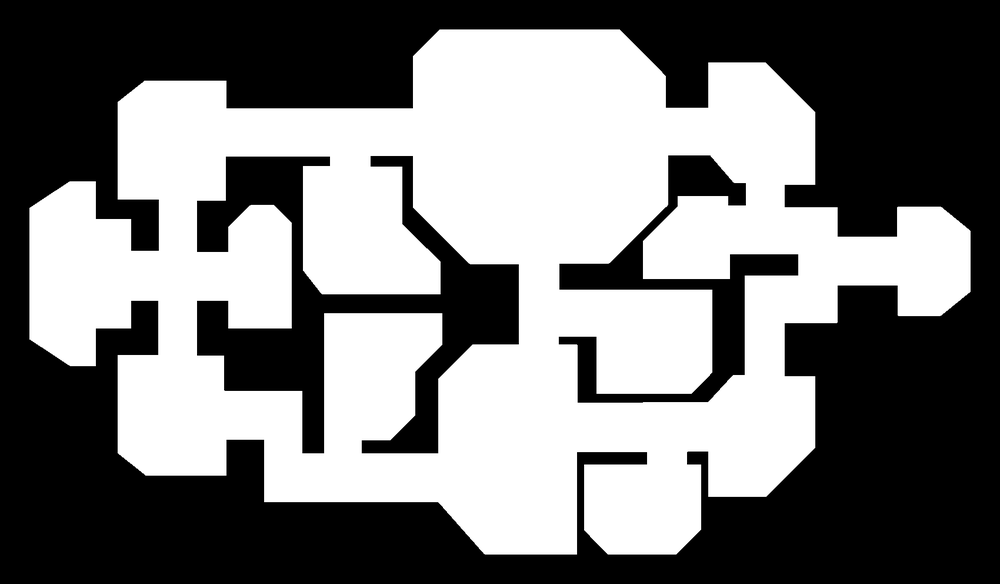
#> input picture a9a53dde0cb2016ee9c4c182c842a5fff3dd1321-input.png, 1000 x 584 px, shrunk from 1700 x 992 before the run
$ python floorgraph.py
#> lines starting #> are read from the running program, lines starting #| are printed output that depends on the picture; after the words box and inside, x2 and y2 are one past the last pixel; in counts of white or black regions, pixels touching at a corner belong together
#!/usr/bin/env python3
import numpy as np
import cv2 as cv

def boundary_points(component):
	"get coordinates of all pixels that are on the edge of the component"
	# this is a kind of simple findContours
	# can probably be replaced by findContours

	shrunk = cv.erode(component.astype(np.uint8), None)
	boundary = component & ~shrunk
	(i, j) = np.nonzero(boundary)
	return np.array([i, j]).T

def on_mouse_lookup(event, x, y, flags, param):
	if flags & cv.EVENT_FLAG_LBUTTON:
		label = labels[y,x]
		adj = graph.get(label, None)
		print(f"label {label} at {x}x{y} <-> {adj}   ", end="\r", flush=True)

def draw_map(title="map"):
	canvas = np.zeros((height, width, 3), np.float32)

	overlays = [] # (index, cx, cy)

	# draw components
	for label in range(1, numlabels+1):
		mask = (labels == label)

		# 0 = blank, then corridor labels, then room labels
		labeltype = 0 if (1 <= label <= numcorridors) else 1

		color = np.array([[1.0, 0.5, 0.0], [0.0, 0.5, 1.0]])[labeltype]

		rellabel = [label, label - numcorridors][labeltype]
		relrange = [numcorridors, numrooms][labeltype]
		canvas[mask] = color * (0.1 + 0.9 * rellabel / relrange)

		# calculate centroid from moments
		m = cv.moments(mask.astype(np.uint8))
		if m['m00'] > 0: # component has any pixels at all
			cx = int(m['m10'] / m['m00'])
			cy = int(m['m01'] / m['m00'])
			overlays.append((label, cx, cy))

	# draw text labels
	for label, cx, cy in overlays:
		text = f"{label}"
		(sx, sy), baseline = cv.getTextSize(text, cv.FONT_HERSHEY_SIMPLEX, 1.0, 2)
		cv.putText(canvas, text, (cx - sx//2, cy + sy//2), cv.FONT_HERSHEY_SIMPLEX, 1.0, (1,1,1), 2)

	# show
	cv.namedWindow(title, cv.WINDOW_AUTOSIZE)
	cv.setMouseCallback(title, on_mouse_lookup)
	cv.imshow(title, canvas ** (1/2.2))


floorplan = cv.imread("a9a53dde0cb2016ee9c4c182c842a5fff3dd1321-input.png", cv.IMREAD_GRAYSCALE)
#> floorplan is the input picture: shape (584, 1000); min 0, max 255, mean 121
(height, width) = floorplan.shape[:2]
#> height = 584; width = 1000

# some of those walls aren't aligned right. kernel shape and iterations are fudge factors
kernel = cv.getStructuringElement(cv.MORPH_RECT, (7,9))
room = cv.morphologyEx(floorplan, cv.MORPH_OPEN, kernel=kernel, iterations=12)
# use an ellipse in the general case. result is less pretty but more robust

# masks
floorplan = (floorplan > 0)
#> floorplan: shape (584, 1000) bool; 49.5% white; 5 white regions, box (x1, y1, x2, y2) and area: (27, 27, 973, 557) 288535, (324, 311, 443, 312) 119, (484, 556, 577, 557) 93, (643, 281, 730, 282) 87, (228, 330, 292, 331) 64
room = (room > 0)
#> room: shape (584, 1000) bool; 26.6% white; 8 white regions, largest, box (x1, y1, x2, y2) and area: (412, 29, 669, 265) 55527, (438, 344, 578, 555) 27747, (117, 354, 225, 476) 12831
corridor = floorplan & ~room
#> corridor: shape (584, 1000) bool; 22.9% white; 19 white regions (2 under 20 px), largest, box (x1, y1, x2, y2) and area: (225, 27, 973, 557) 107167, (117, 200, 294, 354) 17308, (27, 207, 132, 369) 2255

# number contains 0 (background), labels are 0..N-1, with 1..N-1 being object
numcorridors, corridor_labels = cv.connectedComponents(corridor.astype(np.uint8))
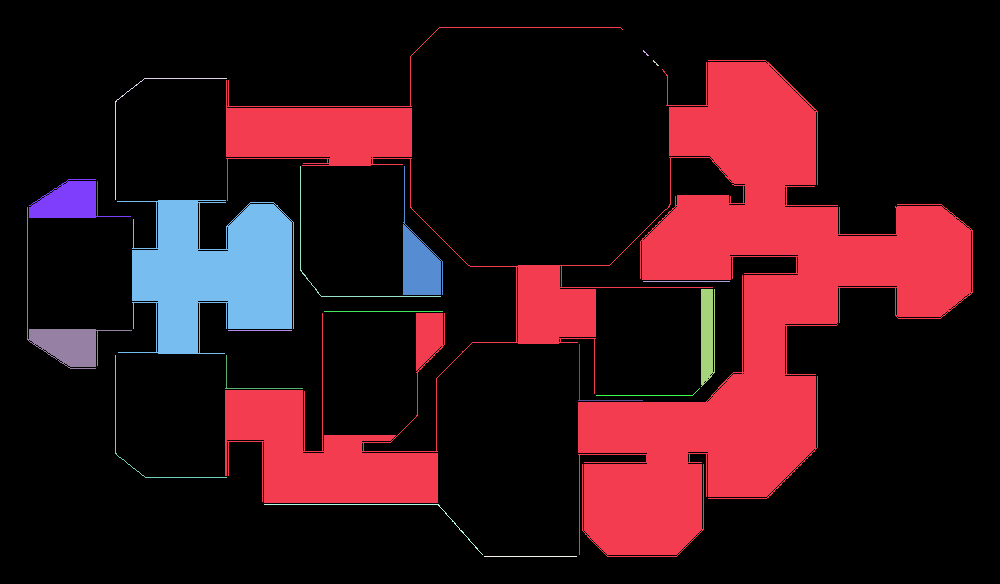
#> corridor_labels: shape (584, 1000) int32; 20 distinct labels, from 0 to 19; one colour per label, 0 black
#> numcorridors = 20
numcorridors -= 1
#> numcorridors = 19
numrooms, room_labels = cv.connectedComponents(room.astype(np.uint8))
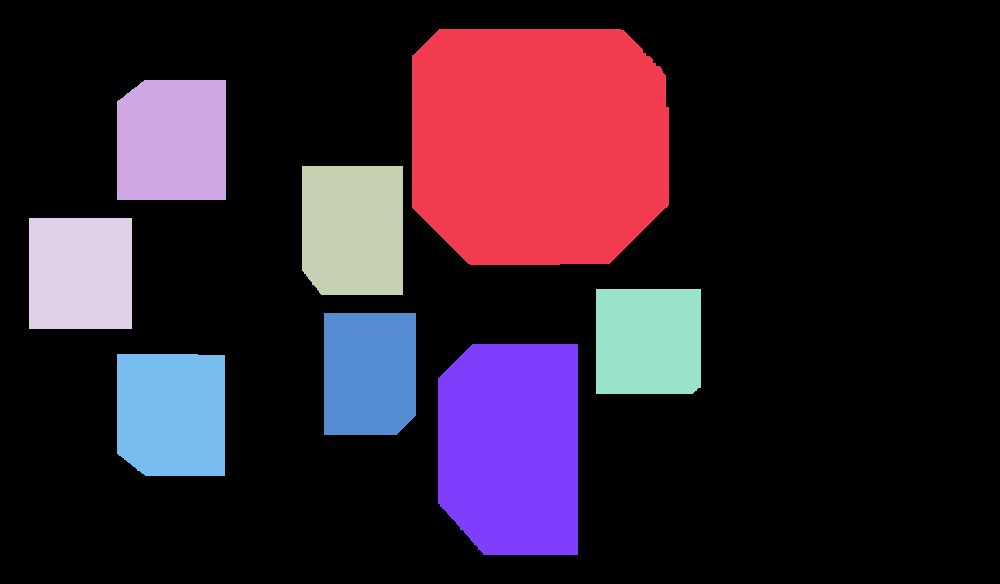
#> room_labels: shape (584, 1000) int32; 9 distinct labels, from 0 to 8; one colour per label, 0 black
#> numrooms = 9
numrooms -= 1
#> numrooms = 8

# 0 = background, then corridors, then rooms
numlabels = numcorridors + numrooms
#> numlabels = 27

# combined label map
labels = np.zeros((height, width), np.uint16)
labels[corridor] = corridor_labels[corridor]
labels[room] = numcorridors + room_labels[room]

print("building graph")
graph = {} # label -> {adjacent labels}

for L in range(1, numlabels+1):
	boundary = boundary_points(labels == L)
	# take neighborhood
	adjacents = np.concatenate([ labels[i-1:i+2, j-1:j+2].flat for i,j in boundary ])
	adjacents = set(adjacents) - {0, L}
	graph[L] = adjacents
	print(f"  {L} -> {adjacents}")
#> this loop made 27 passes
#> (i in boundary_points, j in boundary_points) on passes 2 to 3: ([50, 51, 51, 52, 52, 53, 54, 54, 55, 55], [643, 643, 644, 644, 645, 646, 646, 647, 647, 648]), ([60, 61, 61, 62, 62, 63, 64, 64, 65, 65], [653, 653, 654, 654, 655, 656, 656, 657, 657, 658])
#|   1 -> {20, 21, 22, 24, 25, 26, 27}
#|   2 -> {20}
#|   3 -> {20}
#|   4 -> {21}
#|   5 -> {22}
#|   6 -> {22}
#|   7 -> {23}
#|   8 -> {27, 21, 23}
#> (further printed lines are left out)
#> pass 1, in boundary_points, `boundary = component & ~shrunk`:
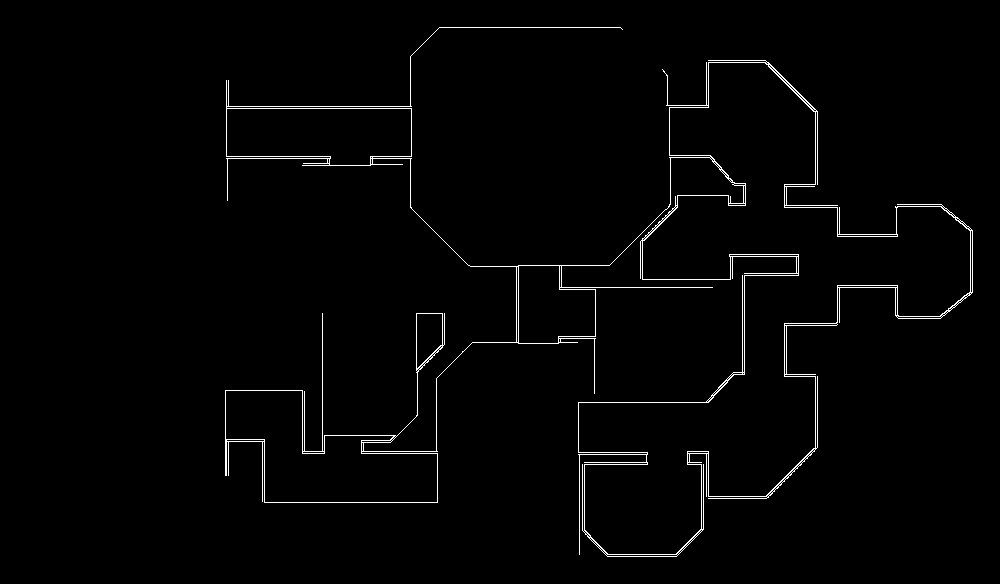
#> boundary: shape (584, 1000); values 0 (black) and 1 (white), 1.6% white in thin lines or dots, all inside (x1, y1, x2, y2) = (225, 27, 973, 557)
#> after the loop, graph = 27 items

print("done")

draw_map("map 1")
#> the loop in draw_map, `for label in range(1, numlabels+1):` made 27 passes
#> (labeltype, color, rellabel, relrange, cx, cy) on passes 1 to 12: (0, [1, 0.5, 0], 1, 19, 636, 315), (0, [1, 0.5, 0], 2, 19, 645, 52), (0, [1, 0.5, 0], 3, 19, 655, 62), (0, [1, 0.5, 0], 4, 19, 144, 113), (0, [1, 0.5, 0], 5, 19, 338, 262), (0, [1, 0.5, 0], 6, 19, 419, 264), (0, [1, 0.5, 0], 7, 19, 68, 201), (0, [1, 0.5, 0], 8, 19, 215, 272), (0, [1, 0.5, 0], 9, 19, 66, 340), (0, [1, 0.5, 0], 10, 19, 686, 281), (0, [1, 0.5, 0], 11, 19, 706, 334), (0, [1, 0.5, 0], 12, 19, 383, 311)
#> pass 1, in draw_map, `mask = (labels == label)`:
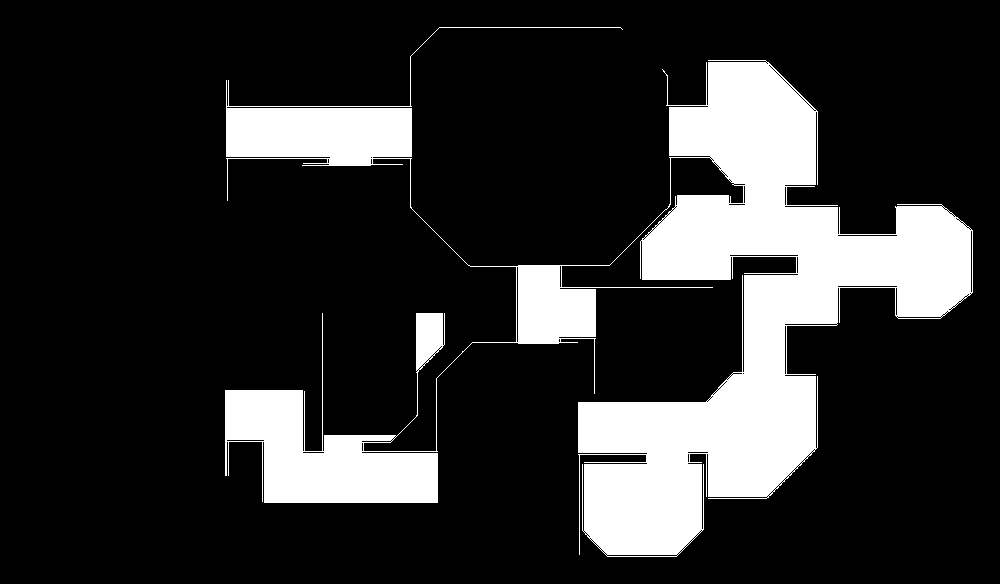
#> mask: shape (584, 1000) bool; 18.4% white; 1 white region, box (x1, y1, x2, y2) and area: (225, 27, 973, 557) 107167
#> after the loop in draw_map, `for label in range(1, numlabels+1):`: overlays = 27 items, first 6: (1, 636, 315), (2, 645, 52), (3, 655, 62), (4, 144, 113), (5, 338, 262), (6, 419, 264)
#> the loop in draw_map, `for label, cx, cy in overlays:` made 27 passes
#> (cx, cy, text, sx) on passes 1 to 12: (636, 315, '1', 22), (645, 52, '2', 22), (655, 62, '3', 22), (144, 113, '4', 22), (338, 262, '5', 22), (419, 264, '6', 22), (68, 201, '7', 22), (215, 272, '8', 22), (66, 340, '9', 22), (686, 281, '10', 42), (706, 334, '11', 42), (383, 311, '12', 42)
#> after the loop in draw_map, `for label, cx, cy in overlays:`: canvas: shape (584, 1000, 3) float32; mean of channels 0, 1, 2 0.0593, 0.103, 0.146
cv.waitKey()
print()

print("relabeling dead-end corridors")
for L in range(1, numcorridors+1):
	adj = graph[L]
	if len(adj) == 1:
		(R,) = adj
		print(f"  corridor {L} := room {R}")
		labels[labels == L] = R
#> this loop made 19 passes
#> R on passes 2, 3, 4, 5, 6, 7, 9, 11, 14, 15, 16, 17: 20, 20, 21, 22, 22, 23, 23, 24, 26, 27, 27, 24
#|   corridor 2 := room 20
#|   corridor 3 := room 20
#|   corridor 4 := room 21
#|   corridor 5 := room 22
#|   corridor 6 := room 22
#|   corridor 7 := room 23
#|   corridor 9 := room 23
#|   corridor 11 := room 24
#> (further printed lines are left out)
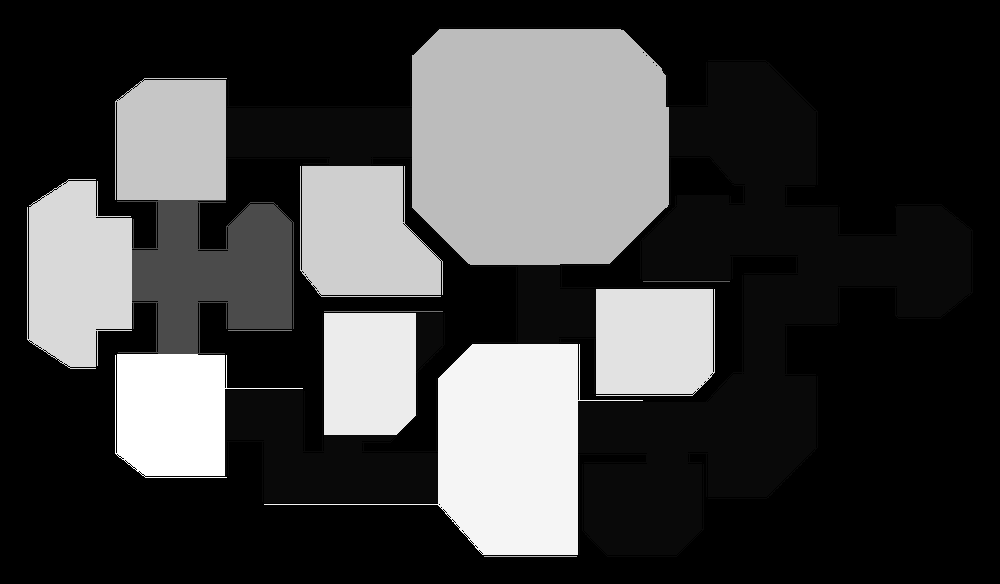
#> labels: shape (584, 1000) uint16; min 0, max 27, mean 6.8; drawn with min black and max white

print("done")

draw_map("map 2")
#> call 2 of draw_map, with title = 'map 2'
#> the loop in draw_map (call 2), `for label in range(1, numlabels+1):` made 27 passes
#> (labeltype, color, rellabel, relrange, cx, cy) on passes 1, 8, 10, 12, 13, 19, 20, 21, 22, 23, 24, 25: (0, [1, 0.5, 0], 1, 19, 636, 315), (0, [1, 0.5, 0], 8, 19, 215, 272), (0, [1, 0.5, 0], 10, 19, 686, 281), (0, [1, 0.5, 0], 12, 19, 383, 311), (0, [1, 0.5, 0], 13, 19, 259, 330), (0, [1, 0.5, 0], 19, 19, 530, 556), (1, [0, 0.5, 1], 1, 8, 538, 143), (1, [0, 0.5, 1], 2, 8, 171, 140), (1, [0, 0.5, 1], 3, 8, 361, 234), (1, [0, 0.5, 1], 4, 8, 76, 273), (1, [0, 0.5, 1], 5, 8, 653, 340), (1, [0, 0.5, 1], 6, 8, 368, 372)
#> (labeltype, color, rellabel, relrange) on passes 2 to 7: (0, [1, 0.5, 0], 2, 19), (0, [1, 0.5, 0], 3, 19), (0, [1, 0.5, 0], 4, 19), (0, [1, 0.5, 0], 5, 19), (0, [1, 0.5, 0], 6, 19), (0, [1, 0.5, 0], 7, 19)
#> after the loop in draw_map (call 2), `for label in range(1, numlabels+1):`: overlays = [(1, 636, 315), (8, 215, 272), (10, 686, 281), (12, 383, 311), (13, 259, 330), (19, 530, 556), (20, 538, 143), (21, 171, 140), (22, 361, 234), (23, 76, 273), (24, 653, 340), (25, 368, 372), (26, 510, 447), (27, 171, 413)]
#> the loop in draw_map (call 2), `for label, cx, cy in overlays:` made 14 passes
#> (label, cx, cy, text, sx) on passes 1 to 12: (1, 636, 315, '1', 22), (8, 215, 272, '8', 22), (10, 686, 281, '10', 42), (12, 383, 311, '12', 42), (13, 259, 330, '13', 42), (19, 530, 556, '19', 42), (20, 538, 143, '20', 42), (21, 171, 140, '21', 42), (22, 361, 234, '22', 42), (23, 76, 273, '23', 42), (24, 653, 340, '24', 42), (25, 368, 372, '25', 42)
#> after the loop in draw_map (call 2), `for label, cx, cy in overlays:`:
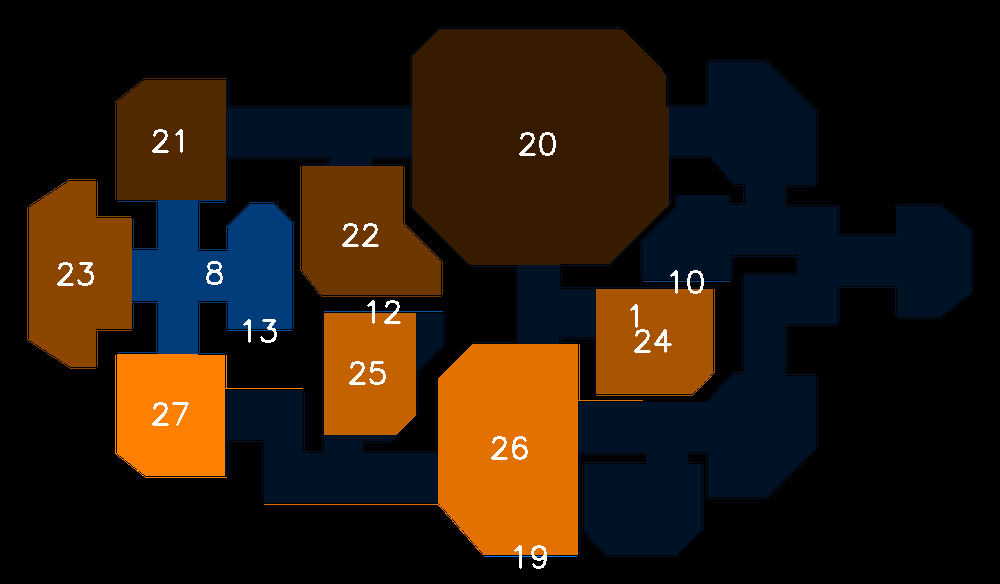
#> canvas: shape (584, 1000, 3) float32; mean of channels 0, 1, 2 0.0478, 0.0995, 0.151; drawn as B, G, R
#> in draw_map (call 2), `cv.imshow(title, canvas ** (1/2.2))`:
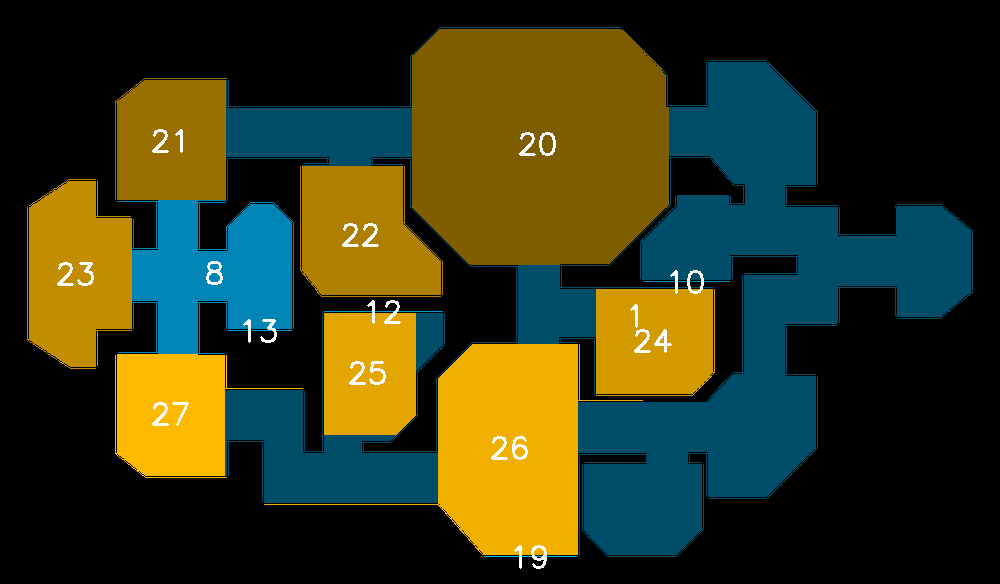
#> window 'map 2': shape (584, 1000, 3) float32; mean B, G, R 0.104, 0.222, 0.204
cv.waitKey()
print()
cv.destroyAllWindows()

$ run again, with map_1.png copied over a9a53dde0cb2016ee9c4c182c842a5fff3dd1321-input.png
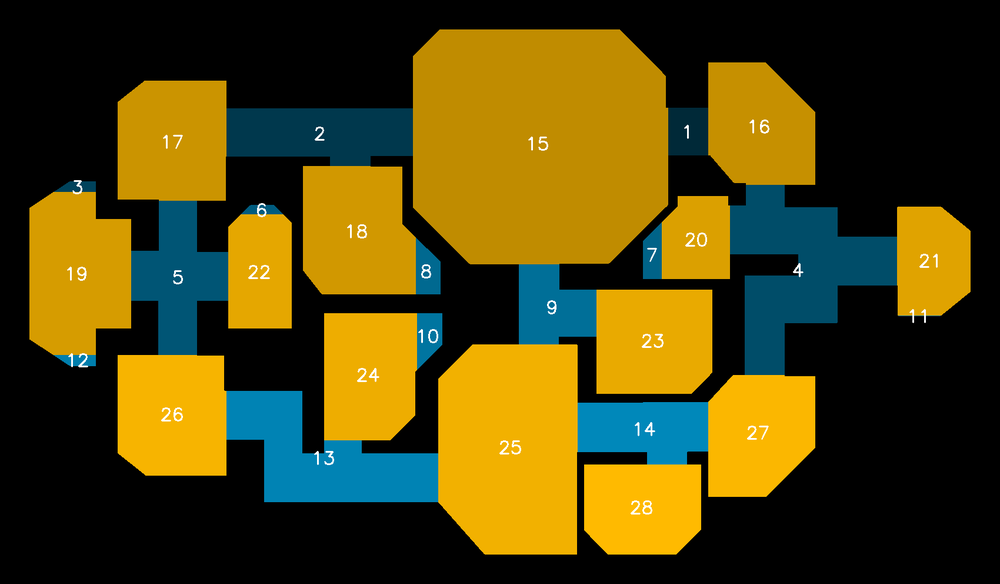
#> input picture map_1.png, 1000 x 584 px, shrunk from 1700 x 992 before the run
#> corridor: shape (584, 1000) bool; 22.4% white; 81 white regions (52 under 20 px), largest, box (x1, y1, x2, y2) and area: (578, 62, 973, 557) 73951, (225, 209, 712, 503) 21305, (118, 200, 294, 354) 16862
#> corridor_labels: shape (584, 1000) int32; 82 distinct labels, from 0 to 81
#> `numcorridors, corridor_labels = cv.connectedComponents(corridor.astype..`: numcorridors = 82
#> `numcorridors -= 1`: numcorridors = 81
#> room_labels: shape (584, 1000) int32; 9 distinct labels, from 0 to 8
#> `numrooms, room_labels = cv.connectedComponents(room.astype(np.uint8))`: numrooms = 9
#> `numrooms -= 1`: numrooms = 8
#> numlabels = 89
#> the loop `for L in range(1, numlabels+1):` made 89 passes
#> (i in boundary_points, j in boundary_points, adjacents) on passes 2 to 9: ([29], [622], [0, 0, 0, 0, 2, 0, 82, 0, 0]), ([38], [630], [82, 0, 0, 82, 3, 0, 82, 0, 0]), ([39], [632], [0, 0, 0, 0, 4, 0, 82, 0, 0]), ([48], [640], [82, 0, 0, 82, 5, 0, 82, 0, 0]), ([49], [642], [0, 0, 0, 0, 6, 0, 82, 82, 0]), ([51], [643], [82, 0, 0, 82, 7, 0, 82, 0, 0]), ([55], [411], [0, 0, 0, 0, 8, 82, 0, 0, 82]), ([54], [646], [0, 0, 0, 82, 9, 0, 82, 0, 0])
#> (printed output is left out)
#> after the loop `for L in range(1, numlabels+1):`: graph = 89 items
#> the loop in draw_map, `for label in range(1, numlabels+1):` made 89 passes
#> (labeltype, rellabel, relrange, cx, cy) on passes 1 to 8: (0, 1, 81, 516, 28), (0, 2, 81, 622, 29), (0, 3, 81, 630, 38), (0, 4, 81, 632, 39), (0, 5, 81, 640, 48), (0, 6, 81, 642, 49), (0, 7, 81, 643, 51), (0, 8, 81, 411, 55)
#> the loop in draw_map, `for label, cx, cy in overlays:` made 89 passes
#> (cx, cy) on passes 1 to 8: (516, 28), (622, 29), (630, 38), (632, 39), (640, 48), (642, 49), (643, 51), (411, 55)
#> the loop `for L in range(1, numcorridors+1):` made 81 passes
#|   corridor 1 := room 82
#|   corridor 2 := room 82
#|   corridor 3 := room 82
#|   corridor 4 := room 82
#|   corridor 5 := room 82
#> (further printed lines are left out)
#> after the loop `for L in range(1, numcorridors+1):`:
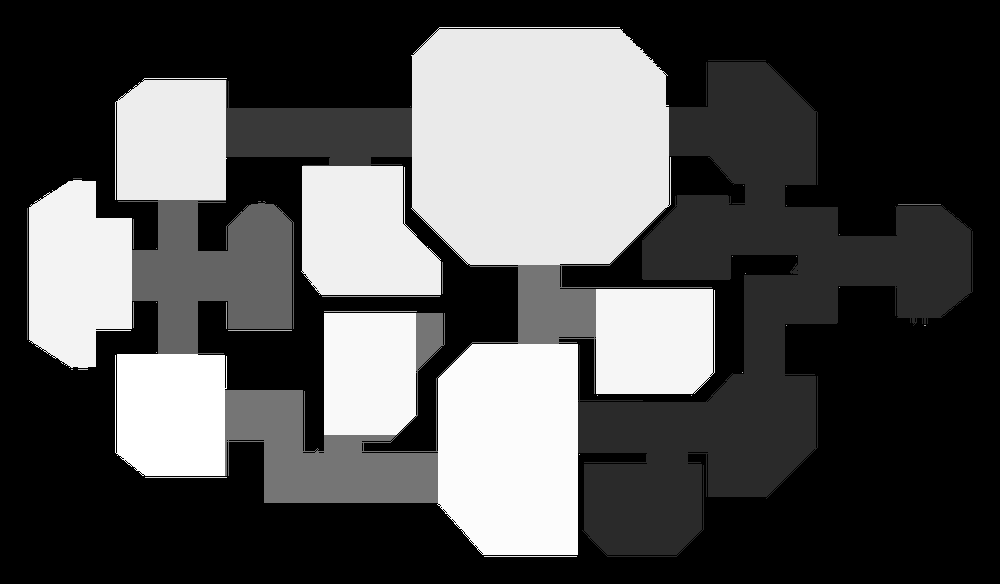
#> labels: shape (584, 1000) uint16; min 0, max 89, mean 28.5; drawn with min black and max white
#> the loop in draw_map (call 2), `for label, cx, cy in overlays:` made 47 passes
#> (label, cx, cy) on passes 1 to 8: (13, 736, 60), (14, 706, 83), (15, 750, 314), (20, 319, 133), (27, 410, 106), (31, 77, 178), (33, 743, 185), (34, 786, 186)
#> in draw_map (call 2), `cv.imshow(title, canvas ** (1/2.2))`:
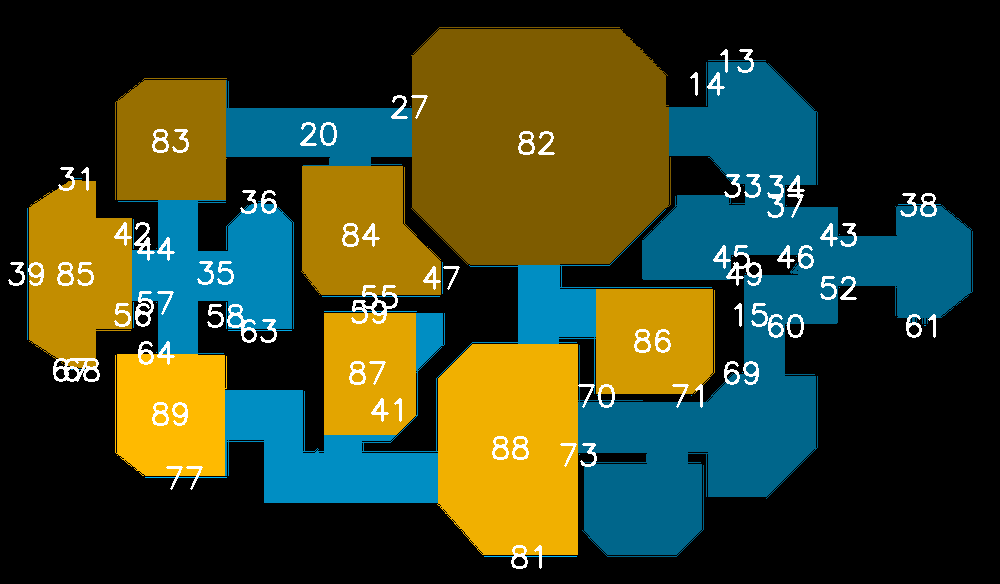
#> window 'map 2': shape (584, 1000, 3) float32; mean B, G, R 0.149, 0.256, 0.218
